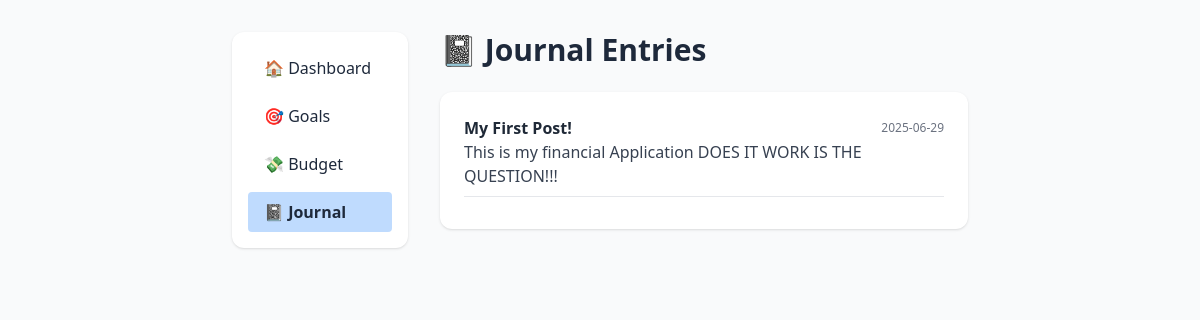
Screenshot of /view_entries with the database file from the repository.
### tables this page shows
CREATE TABLE journal (
            id INTEGER PRIMARY KEY AUTOINCREMENT,
            title TEXT NOT NULL,
            content TEXT NOT NULL,
            date TEXT NOT NULL,
            formatted_date TEXT GENERATED ALWAYS AS (
                strftime('%d %b %Y', date)
            ) STORED,
            created_at DATETIME DEFAULT CURRENT_TIMESTAMP
        );

### app.py (the view)
@app.route('/view_entries')
def view_entries():
    with sqlite3.connect('finance.db') as conn:
        cursor = conn.cursor()
        cursor.execute("""
            SELECT id, title, date, content, strftime('%d %b %Y', date) as formatted_date
            FROM journal
            ORDER BY date DESC
        """)
        entries = cursor.fetchall()
    return render_template('view_entries.html', entries=entries)

### templates/view_entries.html (shortened to what this page needs)
<!DOCTYPE html>
<html lang="en">
<head>
    <link rel="stylesheet" href="{{ url_for('static', filename='styles.css') }}">
    <script src="https://cdn.tailwindcss.com"></script>
</head>
<body class="bg-gray-50 min-h-screen font-sans">
    <div class="max-w-3xl mx-auto px-4 py-8">
        <div class="flex flex-col md:flex-row gap-8">
            <aside class="md:w-1/4 mb-8 md:mb-0">
                <nav class="bg-white rounded-xl shadow p-4 mb-6">
                    <ul class="space-y-2">
                        <li><a href="{{ url_for('home') }}" class="block py-2 px-4 rounded hover:bg-blue-100">🏠 Dashboard</a></li>
                        <li><a href="{{ url_for('view_goals') }}" class="block py-2 px-4 rounded hover:bg-blue-100">🎯 Goals</a></li>
                        <li><a href="{{ url_for('view_budget') }}" class="block py-2 px-4 rounded hover:bg-blue-100">💸 Budget</a></li>
                        <li><a href="{{ url_for('view_journal') }}" class="block py-2 px-4 rounded bg-blue-200 font-bold">📓 Journal</a></li>
                    </ul>
                </nav>
            </aside>
            <main class="md:w-3/4">
                <h1 class="text-3xl font-extrabold mb-6 flex items-center gap-2">📓 Journal Entries</h1>
                <div class="bg-white rounded-xl shadow p-6">
                    {% if entries %}
                        <div class="space-y-4">
                            {% for entry in entries %}
                            <div class="border-b pb-2 mb-2">
                                <div class="flex items-center justify-between">
                                    <span class="font-semibold text-gray-800">{{ entry[1] }}</span>
                                    <span class="text-xs text-gray-500">{{ entry[4] if entry[4] else entry[2] }}</span>
                                </div>
                                <p class="text-gray-700 whitespace-pre-line">{{ entry[3] }}</p>
                            </div>
                            {% endfor %}
                        </div>
                    {% else %}
                        <div class="text-gray-400 italic">No journal entries yet.</div>
                    {% endif %}
                </div>
            </main>
        </div>
    </div>
</body>
</html>

### static/styles.css (style rules this page uses)
*, *::before, *::after { box-sizing: border-box; margin: 0; padding: 0; }
body { font-family: 'Inter', -apple-system, BlinkMacSystemFont, 'Segoe UI', Roboto, Oxygen, Ubuntu, Cantarell, sans-serif; margin: 0; padding: 0; min-height: 100vh; background-color: #f8fafc; color: #1e293b; transition: background-color 0.3s ease, color 0.3s ease; font-size: 16px; line-height: 1.6; font-weight: 400; -webkit-font-smoothing: antialiased; -moz-osx-font-smoothing: grayscale; }

### rows the page displays
journal: title "My First Post!", date "2025-06-29", content "This is my financial Application DOES IT WORK IS THE QUESTION!!!"
